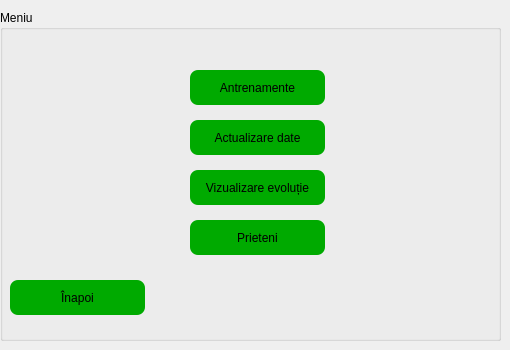
    <widget class="QWidget" name="page_4">
     <widget class="QGroupBox" name="groupBox_3">
      <property name="geometry">
       <rect>
        <x>0</x>
        <y>10</y>
        <width>501</width>
        <height>331</height>
       </rect>
      </property>
      <property name="styleSheet">
       <string notr="true">font: 12pt &quot;Times New Roman&quot;;</string>
      </property>
      <property name="title">
       <string>Meniu</string>
      </property>
      <widget class="QPushButton" name="pushButton_actualizare_date">
       <property name="geometry">
        <rect>
         <x>190</x>
         <y>110</y>
         <width>135</width>
         <height>35</height>
        </rect>
       </property>
       <property name="styleSheet">
        <string notr="true">#pushButton_actualizare_date{
	
	background-color: rgb(0, 170, 0);
 border-radius:8px;
}
#pushButton_actualizare_date:hover{
	
	background-color: rgb(179, 255, 0);
border-radius:5px;

}</string>
       </property>
       <property name="text">
        <string>Actualizare date</string>
       </property>
      </widget>
      <widget class="QPushButton" name="pushButton_vizualizare_evolutie">
       <property name="geometry">
        <rect>
         <x>190</x>
         <y>160</y>
         <width>135</width>
         <height>35</height>
        </rect>
       </property>
       <property name="styleSheet">
        <string notr="true">#pushButton_vizualizare_evolutie{
	
	background-color: rgb(0, 170, 0);
 border-radius:8px;
}
#pushButton_vizualizare_evolutie:hover{
	
	background-color: rgb(179, 255, 0);
border-radius:5px;

}</string>
       </property>
       <property name="text">
        <string>Vizualizare evoluție</string>
       </property>
      </widget>
      <widget class="QPushButton" name="pushButton_antrenamente">
       <property name="geometry">
        <rect>
         <x>190</x>
         <y>60</y>
         <width>135</width>
         <height>35</height>
        </rect>
       </property>
       <property name="styleSheet">
        <string notr="true">#pushButton_antrenamente{
	
	background-color: rgb(0, 170, 0);
 border-radius:8px;
}
#pushButton_antrenamente:hover{
	
	background-color: rgb(179, 255, 0);
border-radius:5px;

}</string>
       </property>
       <property name="text">
        <string>Antrenamente</string>
       </property>
      </widget>
      <widget class="QPushButton" name="pushButton_prieteni">
       <property name="geometry">
        <rect>
         <x>190</x>
         <y>210</y>
         <width>135</width>
         <height>35</height>
        </rect>
       </property>
       <property name="styleSheet">
        <string notr="true">#pushButton_prieteni{
	
	background-color: rgb(0, 170, 0);
 border-radius:8px;
}
#pushButton_prieteni:hover{
	
	background-color: rgb(179, 255, 0);
border-radius:5px;

}</string>
       </property>
       <property name="text">
        <string>Prieteni</string>
       </property>
      </widget>
      <widget class="QPushButton" name="pushButton_inapoi_3">
       <property name="geometry">
        <rect>
         <x>10</x>
         <y>270</y>
         <width>135</width>
         <height>35</height>
        </rect>
       </property>
       <property name="styleSheet">
        <string notr="true">#pushButton_inapoi_3{
	
	background-color: rgb(0, 170, 0);
	
 border-radius:8px;
}
#pushButton_inapoi_3:hover{
	background-color: rgb(179, 255, 0);
border-radius:5px;

}</string>
       </property>
       <property name="text">
        <string>Înapoi</string>
       </property>
      </widget>
     </widget>
    </widget>
